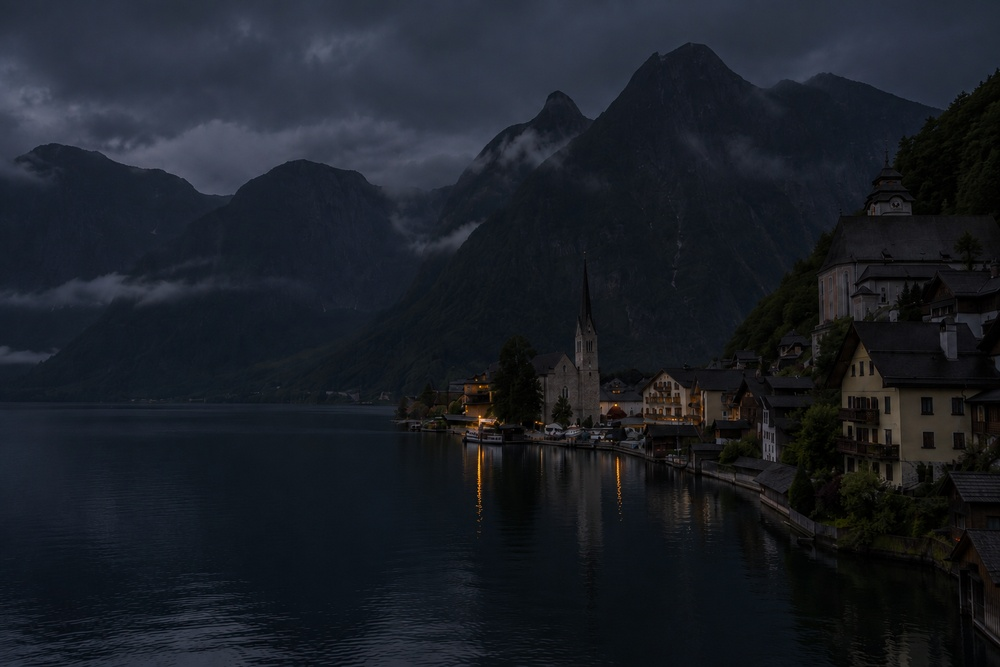
#> input picture lab2/data/histogram.jpg, 1000 x 667 px, shrunk from 1536 x 1024 before the run
$ python 1-a.py
#> lines starting #> are read from the running program, lines starting #| are printed output that depends on the picture
import os
import cv2
import numpy as np
import matplotlib.pyplot as plt

def compute_histogram_and_lut(channel):
    """
    計算單通道影像的直方圖、CDF 並建立映射表 (Lookup Table)
    """
    # 1. 計算直方圖 (各強度 0~255 出現次數)
    hist = np.zeros(256, dtype=int)
    for pixel in channel.ravel():
        hist[pixel] += 1

    # 2. 計算累計分佈 (CDF / Acc Sum)
    total_pixels = channel.size
    cdf = np.zeros(256, dtype=float)
    current_sum = 0
    for i in range(256):
        current_sum += hist[i]
        cdf[i] = current_sum / total_pixels

    # 3. 映射到 0~255 並四捨五入取整數
    lut = np.round(cdf * 255).astype(np.uint8)

    return hist, lut

def equalize_channel(channel):
    hist, lut = compute_histogram_and_lut(channel)
    # 利用 LUT 映射產生新像素值
    equalized = lut[channel]
    return equalized, hist

def main():
    os.makedirs("./output", exist_ok=True)
    img_path = "./data/histogram.jpg"
    img = cv2.imread(img_path)
#> img is the input picture: shape (667, 1000, 3); mean B, G, R 38.5, 30.9, 26.6
    if img is None:
        raise FileNotFoundError(f"找不到圖片：{img_path}")

    # 分離 B, G, R 通道
    b, g, r = cv2.split(img)
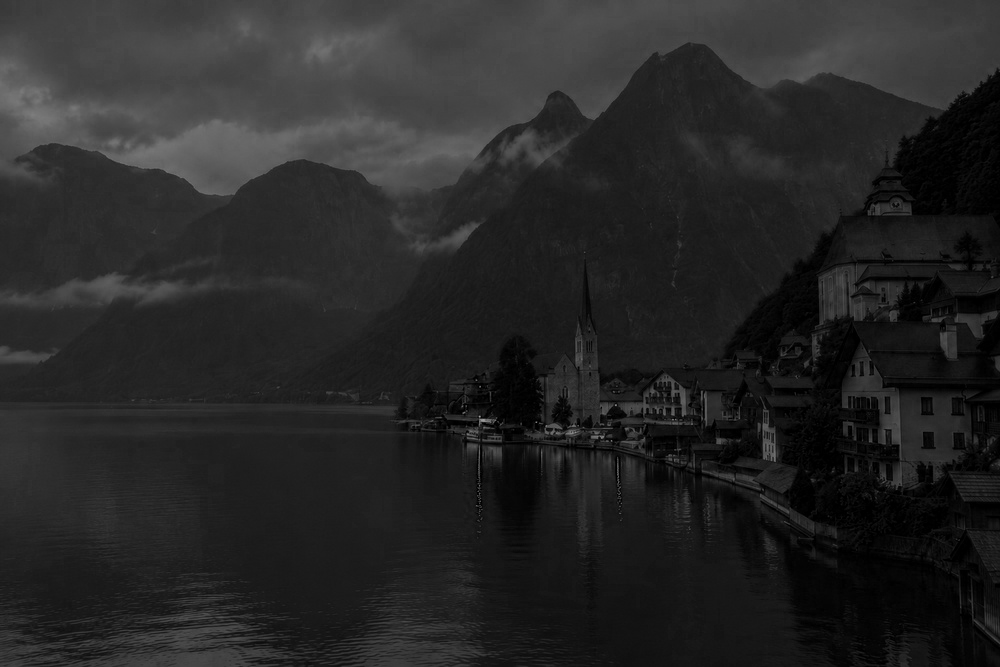
#> b: shape (667, 1000); min 0, max 161, mean 38.5
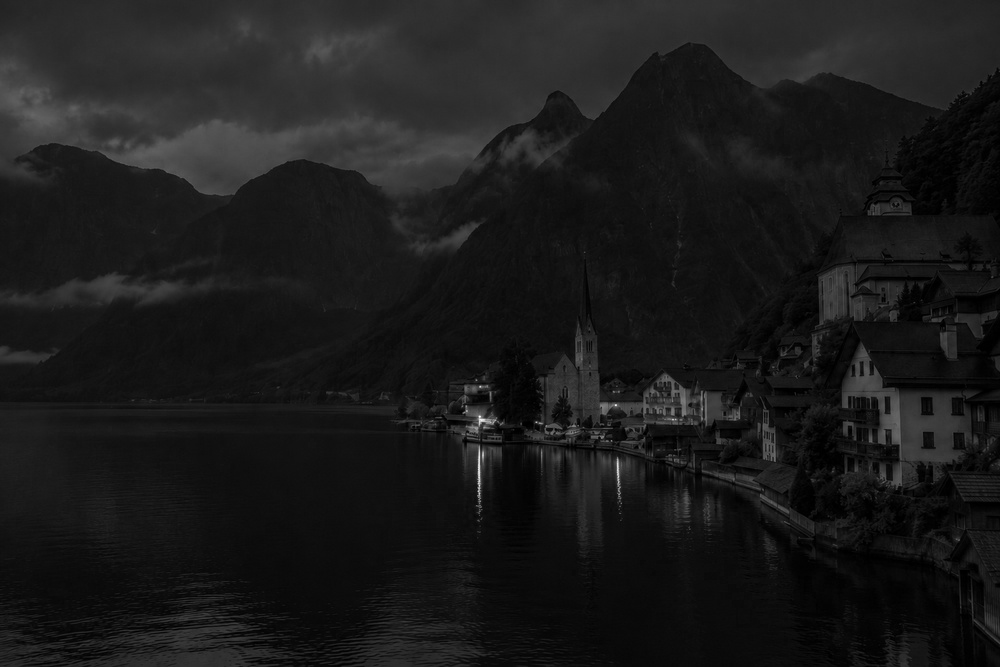
#> r: shape (667, 1000); min 0, max 255, mean 26.6

    # 分別做直方圖等化
    b_eq, b_hist_orig = equalize_channel(b)
#> the loop in compute_histogram_and_lut, `for pixel in channel.ravel():` made 667000 passes
#> pixel on passes 1 to 3: 56, 56, 57
#> after the loop in compute_histogram_and_lut, `for pixel in channel.ravel():`: hist = 256 values, max 20204 at index 27, min 0 at index 127, mean 2605.5
#> the loop in compute_histogram_and_lut, `for i in range(256):` made 256 passes
#> current_sum on passes 1 to 3: 8801, 13213, 18455
#> after the loop in compute_histogram_and_lut, `for i in range(256):`: cdf = 256 values from 0.0132 to 1; current_sum = 667000
#> in compute_histogram_and_lut, `lut = np.round(cdf * 255).astype(np.uint8)`: lut = 256 values from 3 to 255
#> in equalize_channel, `equalized = lut[channel]`:
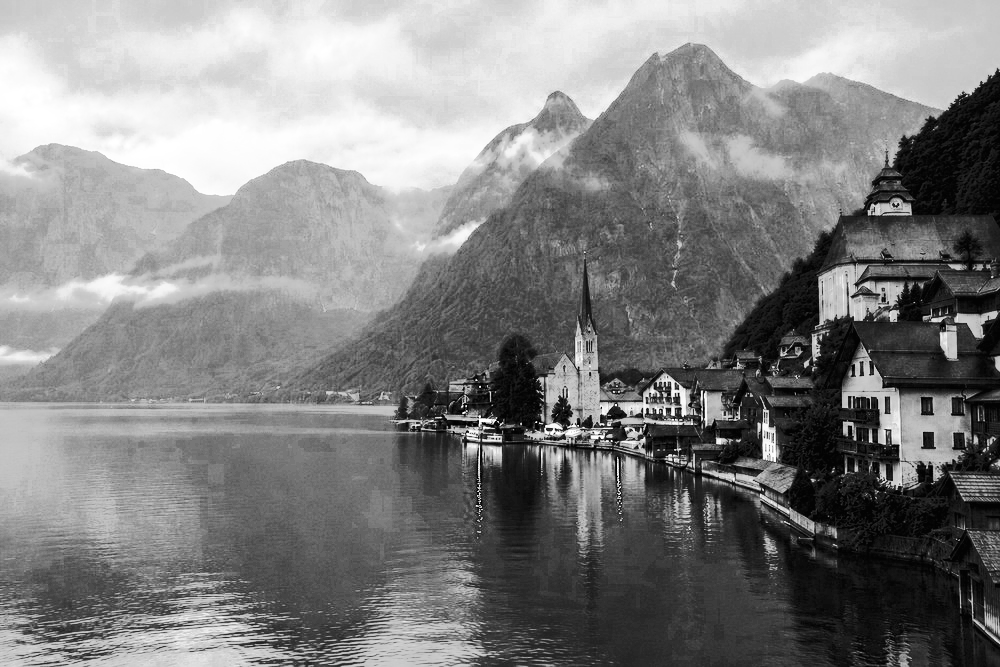
#> equalized: shape (667, 1000); min 3, max 255, mean 129.5
#> b_hist_orig has the same summary as hist in compute_histogram_and_lut
    g_eq, g_hist_orig = equalize_channel(g)
#> the loop in compute_histogram_and_lut (call 2), `for pixel in channel.ravel():` made 667000 passes
#> pixel on passes 1 to 3: 43, 43, 44
#> the loop in compute_histogram_and_lut (call 2), `for i in range(256):` made 256 passes
#> current_sum on passes 1 to 3: 2699, 5509, 8740
#> in equalize_channel (call 2), `hist, lut = compute_histogram_and_lut(channel)`: hist = 256 values, max 29232 at index 24, min 0 at index 132, mean 2605.5; lut = 256 values from 1 to 255
#> in equalize_channel (call 2), `equalized = lut[channel]`:
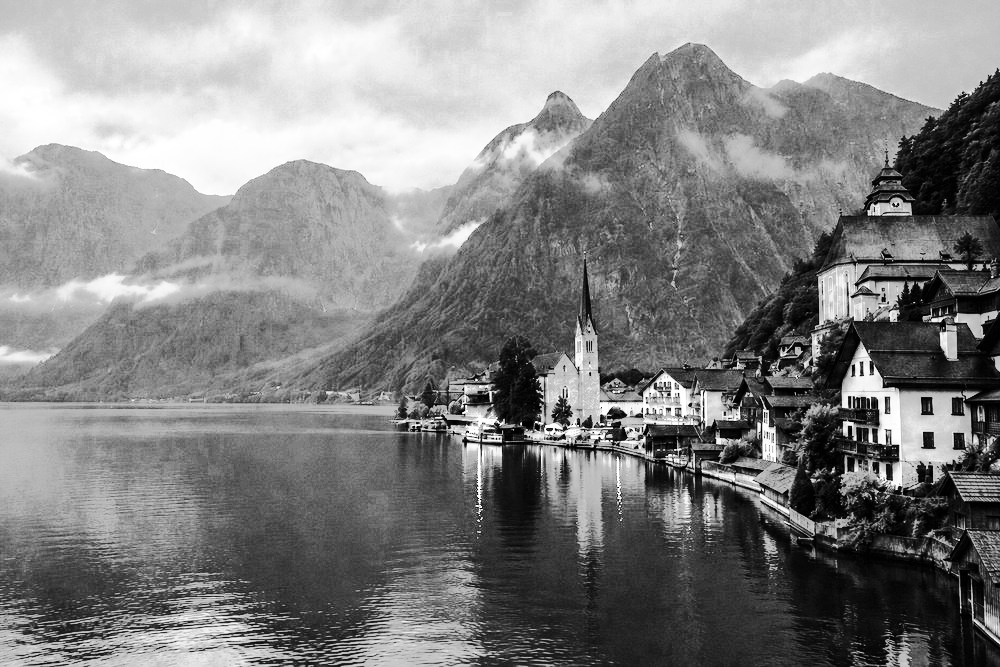
#> equalized: shape (667, 1000); min 1, max 255, mean 130.3
#> g_hist_orig has the same summary as hist in equalize_channel
    r_eq, r_hist_orig = equalize_channel(r)
#> in equalize_channel (call 3), `hist, lut = compute_histogram_and_lut(channel)`: hist = 256 values, max 31030 at index 17, min 0 at index 152, mean 2605.5
#> in equalize_channel (call 3), `equalized = lut[channel]`:
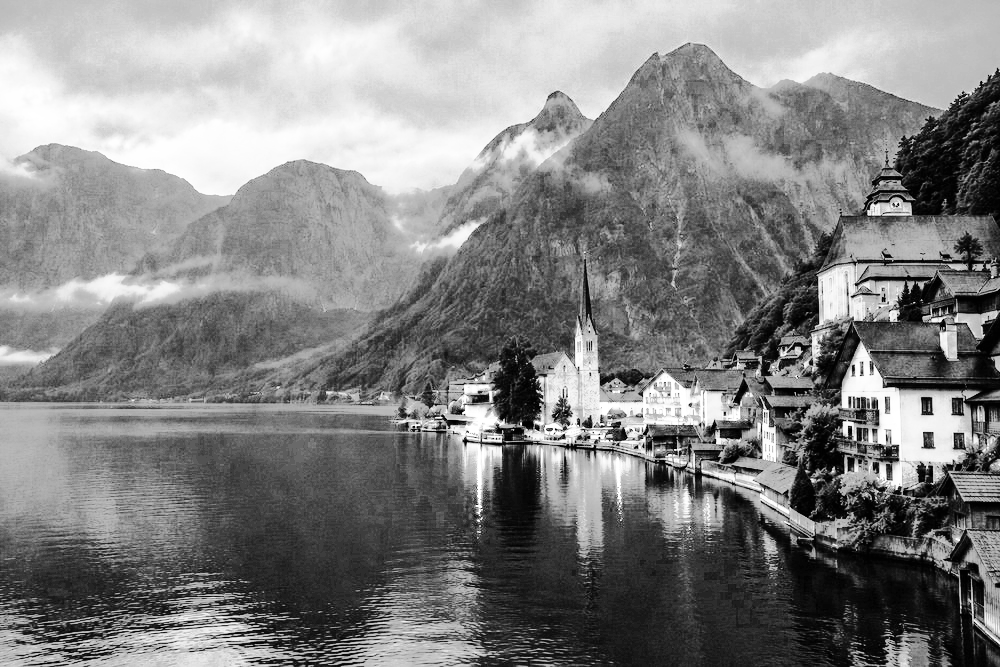
#> equalized: shape (667, 1000); min 1, max 255, mean 130.7
#> r_hist_orig has the same summary as hist in equalize_channel

    # 合併三個通道
    output_img = cv2.merge([b_eq, g_eq, r_eq])
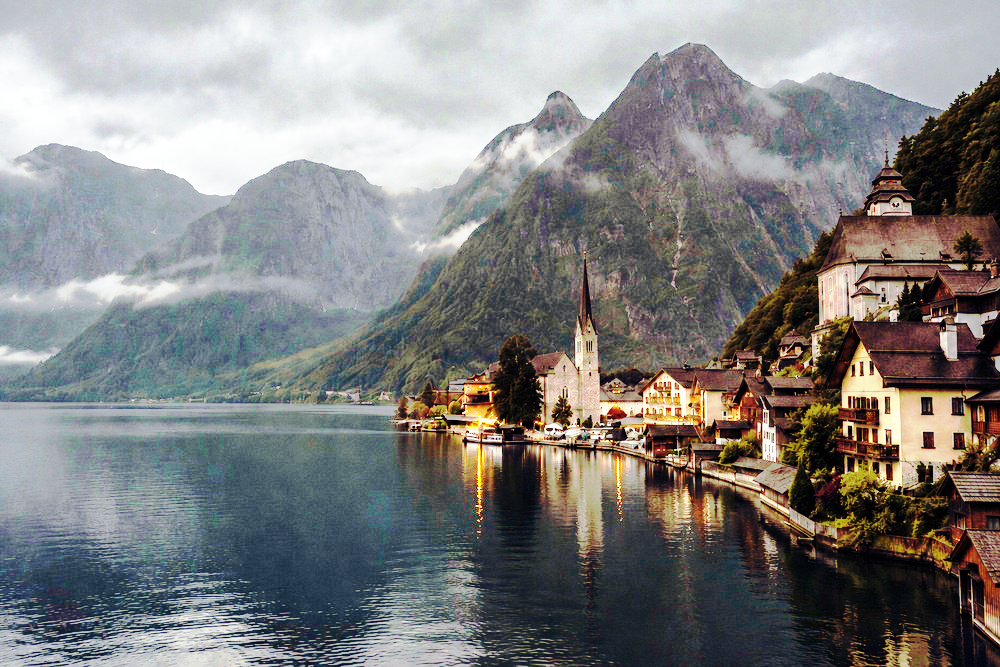
#> output_img: shape (667, 1000, 3); mean B, G, R 129.5, 130.3, 130.7
    cv2.imwrite("./output/1-a_result.jpg", output_img)
    print("已儲存 1-a 影像結果至 ./output/1-a_result.jpg")

    # 繪製直方圖圖表 (比較等化前與等化後)
    b_hist_eq, _ = compute_histogram_and_lut(b_eq)
#> b_hist_eq = 256 values, max 20204 at index 84, min 0 at index 0, mean 2605.5
    g_hist_eq, _ = compute_histogram_and_lut(g_eq)
#> g_hist_eq = 256 values, max 29232 at index 116, min 0 at index 0, mean 2605.5
    r_hist_eq, _ = compute_histogram_and_lut(r_eq)
#> r_hist_eq = 256 values, max 31030 at index 93, min 0 at index 0, mean 2605.5

    plt.figure(figsize=(12, 6))

    # 原圖直方圖
    plt.subplot(1, 2, 1)
    plt.plot(b_hist_orig, color='blue', label='Blue Channel')
    plt.plot(g_hist_orig, color='green', label='Green Channel')
    plt.plot(r_hist_orig, color='red', label='Red Channel')
    plt.title('Original BGR Histogram')
    plt.xlabel('Pixel Intensity (0-255)')
    plt.ylabel('Pixel Count')
    plt.legend()
    plt.grid(True, linestyle='--', alpha=0.5)

    # 等化後直方圖
    plt.subplot(1, 2, 2)
    plt.plot(b_hist_eq, color='blue', label='Blue Channel')
    plt.plot(g_hist_eq, color='green', label='Green Channel')
    plt.plot(r_hist_eq, color='red', label='Red Channel')
    plt.title('Equalized BGR Histogram')
    plt.xlabel('Pixel Intensity (0-255)')
    plt.ylabel('Pixel Count')
    plt.legend()
    plt.grid(True, linestyle='--', alpha=0.5)

    plt.tight_layout()
    plt.savefig("./output/1-a_histogram.png", dpi=300)
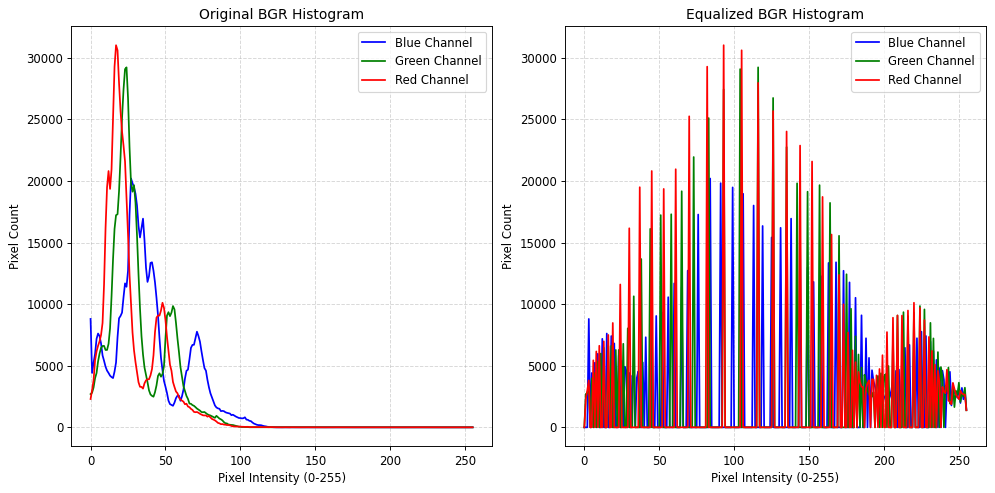
#> figure drawn by matplotlib, 2 panels; panel 1: curve peaks at x = 27, y = 20204; panel 1: curve peaks at x = 24, y = 29232; panel 1: curve peaks at x = 17, y = 31030; panel 2: curve peaks at x = 84, y = 20204
    plt.close()
    print("已儲存直方圖圖表至 ./output/1-a_histogram.png")

if __name__ == "__main__":
    main()
